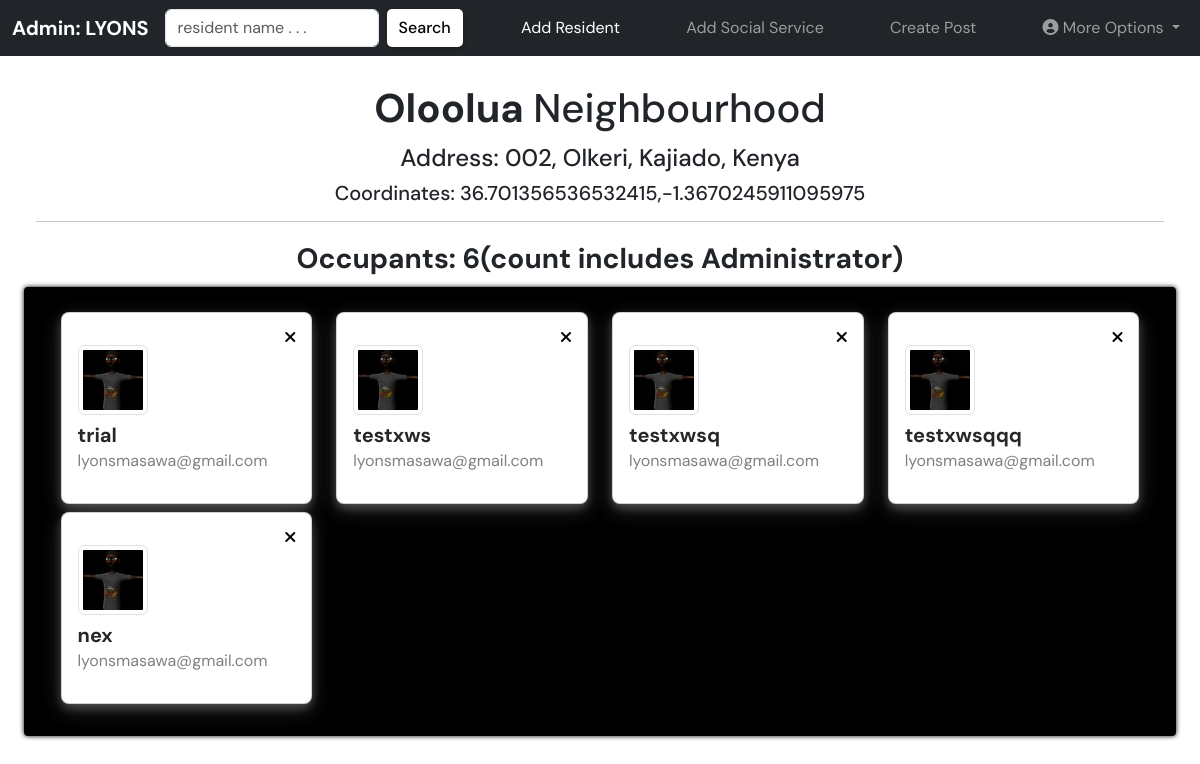
The app's page /view-residents/ (signed in) with its own data.
### neighbourhoodx/models.py (models this page shows, shortened)
class Neighbourhood(models.Model):
    admin = models.ForeignKey(Administrator, on_delete=models.CASCADE)
    name = models.CharField(max_length=30)
    location = LocationField(map_attrs={"center": [36.74,  -1.39], "marker_color": "red"})
    occupants = models.IntegerField(default=1, blank=True)
    address = AddressAutoHiddenField()
    class Meta:
        verbose_name = 'Neighbourhood'
        verbose_name_plural = 'Neighbourhoods'

class Administrator(models.Model):
    user = models.ForeignKey(User, on_delete=models.CASCADE)
    profile_photo = models.ImageField()
    class Meta:
        verbose_name = 'Administrator'
        verbose_name_plural = 'Administrators'

class Member(models.Model):
    user = models.ForeignKey(User, on_delete=models.CASCADE)
    neighbourhood = models.ForeignKey(Neighbourhood, on_delete=models.CASCADE)
    profile_photo = models.ImageField(default='default.jpg', blank=True)
    name = models.CharField(max_length=20)
    username = models.CharField(max_length=20)
    email = models.EmailField()
    bio = models.TextField(blank=True, null=True)
    home_location = LocationField(map_attrs={"center": [36.74,  -1.39], "marker_color": "red"})
    address = AddressAutoHiddenField()
    joined = models.DateTimeField(auto_now_add=True)
    class Meta:
        verbose_name = 'Member'
        verbose_name_plural = 'Members'

### neighbourhoodx/views.py (the view)
# urls.py: path('view-residents/', views.viewResidents, name="view-residents"),
def viewResidents(request):
    user = request.user
    try:
        administrator = Administrator.objects.get(user = user)
    except:
        raise Http404()
    get_neighbourhood = Neighbourhood.objects.get(admin = administrator)
    if get_neighbourhood is None:
        return redirect(setUpNeighbourhood)
    else:
        residents = get_neighbourhood.member_set.all()
    context = {'residents': residents,  'hood':get_neighbourhood,}
    return render(request, 'neighbourhoodx/residents.html', context)

### neighbourhoodx/templates/neighbourhoodx/residents.html (shortened to what this page needs)
{% extends 'main.html' %}
{% load bootstrap5 %}
{% load static %}
{% block content %}
{% include 'admin_nav.html' %}
<div class="ssx">
    <div class="container-fluid">
        <h1 class="text-center p-1"><strong>{{hood.name}} </strong> Neighbourhood</h1>
        <h4 class="text-center">Address: {{hood.address}}</h4>
        <h5 class="text-center">Coordinates: {{hood.location}}</h5>
        <hr>
        <h3 class="text-center p-1"><strong>Occupants: {{hood.occupants}}(count includes Administrator)</strong></h3>
        <div class="row res-form ssxx">
            {% for resident in residents %}
            <div class="col-md-3 mb-2">
                <div class="card">
                    <a class="f-right text-decoration-none text-white" href="{% url 'delete-resident' resident.id %}"><i
                            class="fa fa-times text-black f-right" aria-hidden="true"></i></a>
                    <div class="top-container">
                        {% if resident.profile_photo %}
                        <img src="{{resident.profile_photo.url}}" alt="" class=" img-fluid img-thumbnail" width="70">
                        {% else %}
                        <img src="{% static 'images/avatar.jpg' %}" alt="" class=" img-fluid img-thumbnail" width="70">
                        {%endif%}
                    </div>
                    <div class="">
                        <h5 class="name">{{resident.user.username}}</h5>
                        <p class="mail">{{resident.user.email}}</p>
                    </div>
                </div>
            </div>
            {% endfor %}
        </div>
    </div>
</div>
{% endblock content %}

### templates/main.html (shortened to what this page needs)
{% load bootstrap5 %}
{% load static %}
<!DOCTYPE html>
<html lang="en">
<head>
    <link rel="stylesheet" href="https://cdnjs.cloudflare.com/ajax/libs/font-awesome/6.1.0/css/all.min.css"
 />
    <link rel="stylesheet" href="https://cdnjs.cloudflare.com/ajax/libs/font-awesome/6.0.0/css/all.min.css"
 />
    {% block style %}
    {% bootstrap_css %}
    <link rel="stylesheet" type="text/css" href="{% static 'css/main.css' %}">
    {% endblock style %}
    {% load mapbox_location_field_tags %}
</head>
<body>
    {% block content %}
    {% endblock content %}
</body>
</html>

### templates/admin_nav.html (shortened to what this page needs)
<nav class="navbar navbar-expand-lg navbar-dark bg-dark">
    <div class="container-fluid navbar-x">
        <a class="navbar-brand" href="{% url 'adminDashboard' %}"><strong>Admin: {{hood.admin.user.username | upper}}
            </strong></a>
        <div class="collapse navbar-collapse" id="navbarSupportedContent">
            <ul class="navbar-nav me-auto mb-2 mb-lg-0 bg-tr">
                <form class="d-flex">
                    <input class="form-control me-2" type="search" placeholder="resident name . . ." aria-label="Search" name="q">
                    <button class="btn btn--dark" type="submit">Search</button>
                </form>
                <li class="nav-item">
                    <a class="nav-link active" aria-current="page" href="{% url 'add-resident' %}">Add Resident</a>
                </li>
                <li class="nav-item">
                    <a class="nav-link" href="{% url 'social-services' %}">Add Social Service</a>
                </li>
                <li class="nav-item">
                    <a class="nav-link" href="{% url 'post' %}">Create Post</a>
                </li>
                <li class="nav-item dropdown">
                    <a class="nav-link dropdown-toggle" href="#" id="navbarDropdown" role="button"
                        data-bs-toggle="dropdown" aria-expanded="false">
                        {% if request.user.administrator.profile_photo %}
                        <img src=" {{ request.user.administrator.profile_photo.url}}" class="rounded-circle z-depth-0" style="max-width:100%;
                            max-height:100%;">
                        {% else %}
                        <i class="fa fa-user-circle"></i>
                        {%endif%}
                        More Options
                    </a>
                </li>
            </ul>
        </div>
    </div>
</nav>

### static/css/main.css (style rules this page uses)
* { font-family: "DM Sans", -apple-system, BlinkMacSystemFont, "Segoe UI", Roboto, Oxygen, Ubuntu, Cantarell, "Open Sans", "Helvetica Neue", sans-serif; margin: 0; padding: 0; box-sizing: border-box; text-rendering: optimizeLegibility; }
.nav-item { color: black; }
.bg-tr { width: 100%; display: flex; align-items: center; justify-content: space-between; }
.navbar-x { display: flex; align-items: center; justify-content: space-between; width: 100%; }
.res-form { border: 2px solid black; padding: 2%; background-color: black; color: white; box-shadow: 0px 0px 5px black; border-radius: 4px; }
.ssx { width: 100%; display: flex; justify-content: center; align-items: center; flex-direction: column; padding: 2%; }
.f-right { float: right; }
.btn { background-color: transparent; border: none; display: inline-flex; align-items: center; gap: 1rem; cursor: pointer; color: white; transition: all ease-in-out 0.3s; border-radius: 5px; box-shadow: 1px 1px 3px 1px rgba(0, 0, 0, 0.15); font-weight: 500; }
.btn--dark { background-color: white; color: black; }

### neighbourhoodx/templates/neighbourhoodx/residents.html (style rules this page uses)
.card { background-color: #fff; border-radius: 8px; box-shadow: 0 4px 8px 0 rgba(255, 255, 255, 0.2), 0 6px 20px 0 rgba(255, 255, 255, 0.19); padding: 1rem !important }
.top-container { display: flex; align-items: center }
.name { font-weight: bold; color: #272727; position: relative; top: 8px; }
.mail { color: grey; position: relative; top: 2px; }

### records on screen
Neighbourhood: admin.user.username "LYONS", name "Oloolua", address "002, Olkeri, Kajiado, Kenya", location "36.701356536532415,-1.3670245911095975", occupants "6"
Member: profile_photo (placeholder picture), user.username "trial", user.email "lyonsmasawa@gmail.com"
Member: profile_photo (placeholder picture), user.username "testxws", user.email "lyonsmasawa@gmail.com"
Member: profile_photo (placeholder picture), user.username "testxwsq", user.email "lyonsmasawa@gmail.com"
Member: profile_photo (placeholder picture), user.username "testxwsqqq", user.email "lyonsmasawa@gmail.com"
Member: profile_photo (placeholder picture), user.username "nex", user.email "lyonsmasawa@gmail.com"
